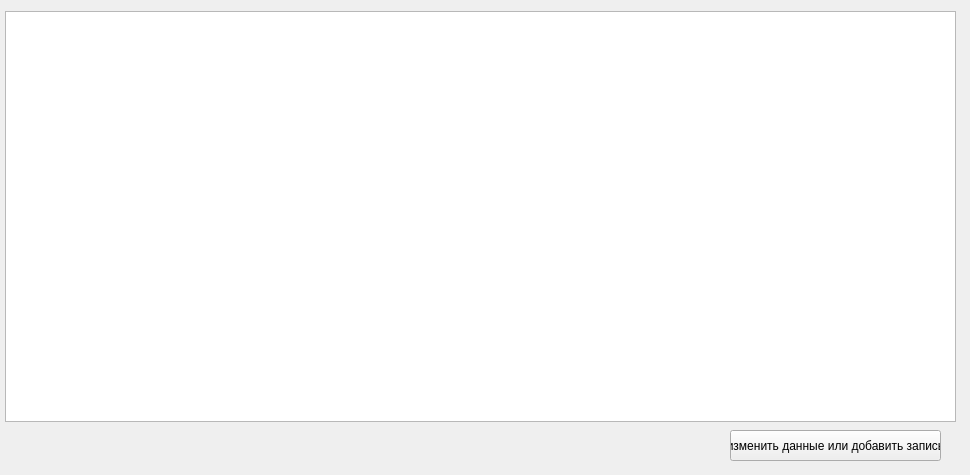
<?xml version="1.0" encoding="UTF-8"?>
<ui version="4.0">
 <class>Form</class>
 <widget class="QWidget" name="Form">
  <property name="geometry">
   <rect>
    <x>0</x>
    <y>0</y>
    <width>970</width>
    <height>475</height>
   </rect>
  </property>
  <property name="windowTitle">
   <string>Form</string>
  </property>
  <widget class="QTableWidget" name="tableWidget">
   <property name="geometry">
    <rect>
     <x>5</x>
     <y>11</y>
     <width>951</width>
     <height>411</height>
    </rect>
   </property>
  </widget>
  <widget class="QPushButton" name="btn">
   <property name="geometry">
    <rect>
     <x>730</x>
     <y>430</y>
     <width>211</width>
     <height>31</height>
    </rect>
   </property>
   <property name="text">
    <string>изменить данные или добавить запись</string>
   </property>
  </widget>
 </widget>
 <resources/>
 <connections/>
</ui>
